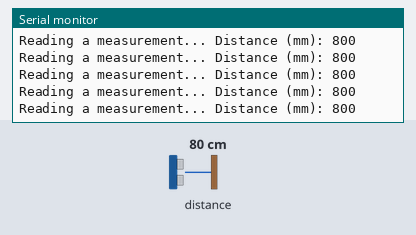
The sketch below on a simulated Arduino Uno, built with avr-gcc and run on an emulated ATmega328P. On the bench: the last lines printed to the serial monitor. The inputs (shaded band) are chosen by the test bench; at power-on: distance to the obstacle 80 cm.

Above: at 1.2 s.
1.3 s: distance to the obstacle set to 250 cm
At 2.4 s:
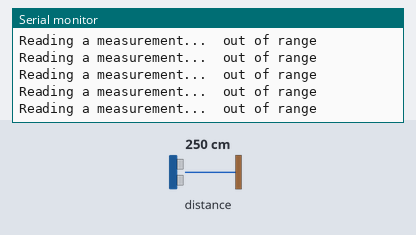
3.1 s: distance to the obstacle set to 2 cm
At 3.9 s:
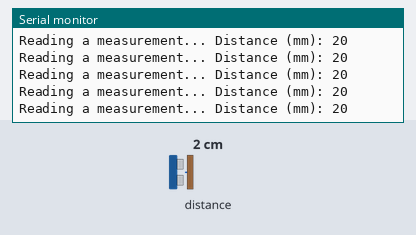

Measured:
- after the input at 1.3 s, the serial monitor: prints a new line at once (image 1)
- after the input at 3.1 s, the serial monitor: prints a new line at once (image 2)

The sketch:

vl53l0x_dual.ino
```cpp
#include "Adafruit_VL53L0X.h"

Adafruit_VL53L0X lox = Adafruit_VL53L0X();

#define SENSOR_EN_0 5
#define SENSOR_EN_1 6

void setup() {
  Serial.begin(115200);

  // wait until serial port opens for native USB devices
  while (! Serial) {
    delay(1);
  }

  pinMode(SENSOR_EN_0, OUTPUT);
  pinMode(SENSOR_EN_1, OUTPUT);

  // pinMode(SENSOR_EN_0, INPUT);
  // pinMode(SENSOR_EN_1, INPUT);

  digitalWrite(SENSOR_EN_0, HIGH);
  digitalWrite(SENSOR_EN_1, HIGH);

  Serial.println("Adafruit VL53L0X test");
  if (!lox.begin()) {
    Serial.println(F("Failed to boot VL53L0X"));
    while(1);
  }
  // power
  Serial.println(F("VL53L0X API Simple Ranging example\n\n"));

  digitalWrite(SENSOR_EN_0, LOW);
  digitalWrite(SENSOR_EN_1, LOW);

}


void loop() {
  VL53L0X_RangingMeasurementData_t measure;

  Serial.print("Reading a measurement... ");

  // digitalWrite(SENSOR_EN_0, LOW);
  digitalWrite(SENSOR_EN_0, HIGH);
  // delay(10);

  lox.rangingTest(&measure, false); // pass in 'true' to get debug data printout!

  if (measure.RangeStatus != 4) {  // phase failures have incorrect data
    Serial.print("Distance (mm): "); Serial.println(measure.RangeMilliMeter);
  } else {
    Serial.println(" out of range ");
  }

  digitalWrite(SENSOR_EN_0, LOW);

  // delay(100);
}
```
